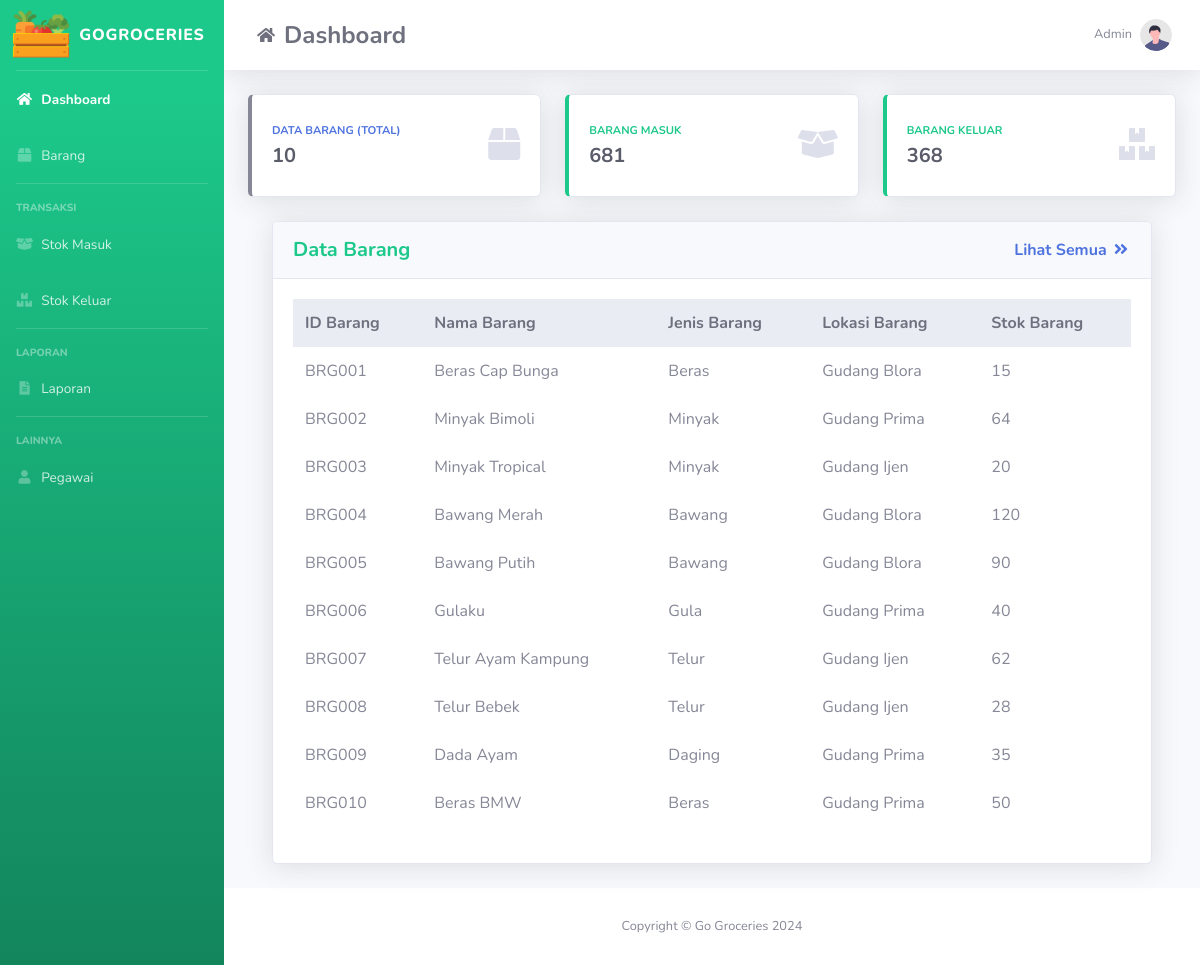
The app's page /, older data.
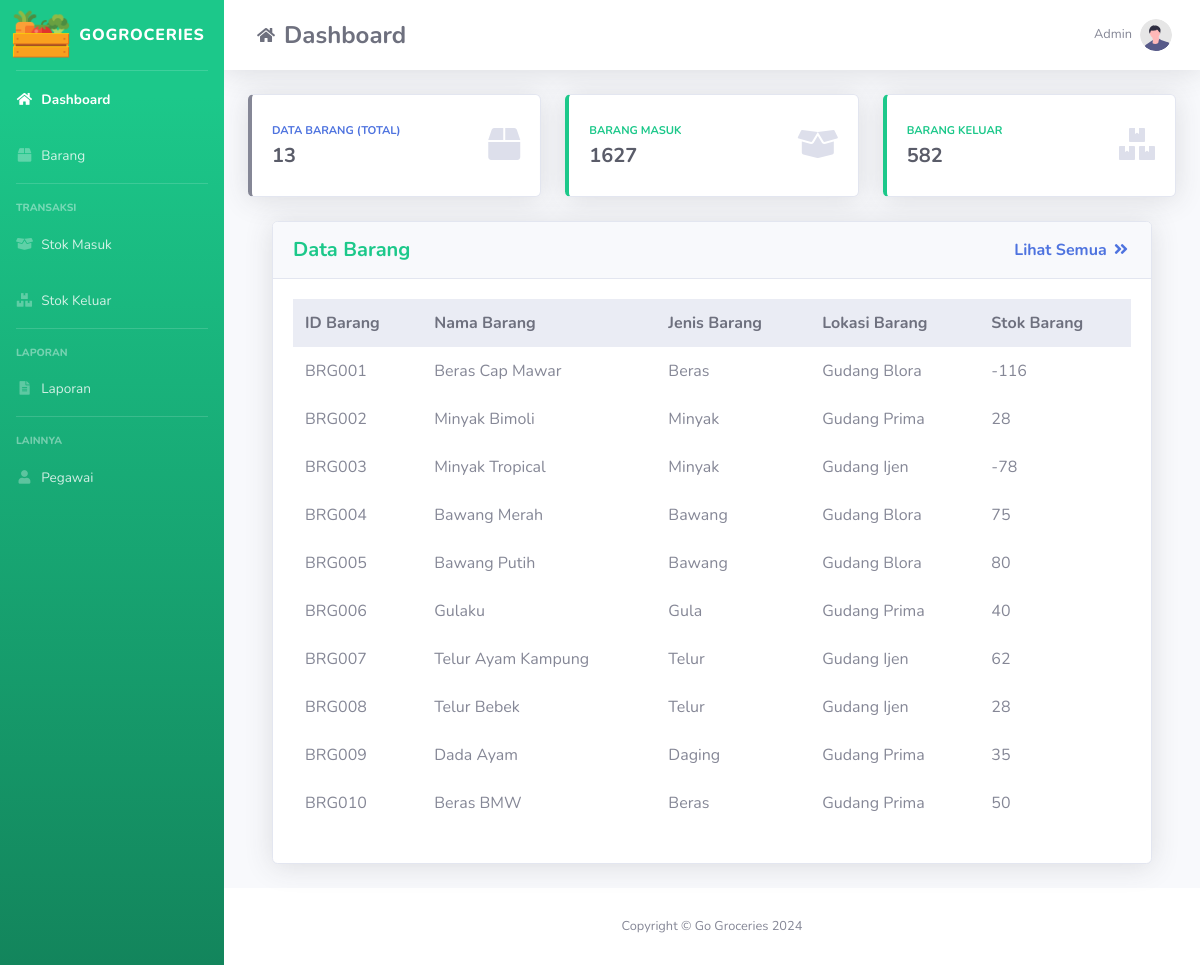
The same page, newer data.
### tables this page shows
CREATE TABLE `barang` (
  `id_barang` varchar(10) NOT NULL,
  `nama_barang` varchar(100) DEFAULT NULL,
  `id_jenisbarang` int(11) DEFAULT NULL,
  `id_lokasi` int(11) DEFAULT NULL,
  `stok` int(11) DEFAULT 0
);

CREATE TABLE `jenis_barang` (
  `id_jenisbarang` int(11) NOT NULL,
  `jenis` varchar(50) NOT NULL
);

CREATE TABLE `lokasi_penyimpanan` (
  `id_lokasi` int(11) NOT NULL,
  `nama_lokasi` varchar(50) NOT NULL
);

### index.php (the view, shortened to what the changed rows need)
<?php
    include "conn/conn.php";
    $query_table = mysqli_query($mysqli, "SELECT id_barang, nama_barang, jenis, nama_lokasi, stok
                                        FROM barang, jenis_barang, lokasi_penyimpanan
                                        WHERE barang.id_jenisbarang = jenis_barang.id_jenisbarang AND
                                        barang.id_lokasi = lokasi_penyimpanan.id_lokasi
                                        ORDER BY barang.id_barang ASC LIMIT 10");
    $query_databarang = mysqli_query($mysqli, "SELECT COUNT(*) AS jumlah FROM barang");
    $temp = mysqli_fetch_assoc($query_databarang);
    $jml_brg = $temp['jumlah'] ?? 0;
    $query_barangmasuk = mysqli_query($mysqli, "SELECT SUM(jumlah_barang) AS total FROM barang_masuk");
    $temp = mysqli_fetch_assoc($query_barangmasuk);
    $brg_msk = $temp['total'] ?? 0;
    $query_barangkeluar = mysqli_query($mysqli, "SELECT SUM(jumlah_barang) AS total FROM barang_keluar");
    $temp = mysqli_fetch_assoc($query_barangkeluar);
    $brg_klr = $temp['total'] ?? 0;
?>
<!DOCTYPE html>
<html lang="en">
<head>
    <link href="assets/vendor/fontawesome-free/css/all.min.css" rel="stylesheet" type="text/css" />
    <link href="assets/css/sb-admin-2.min.css" rel="stylesheet" />
</head>
<body id="page-top">
    <div id="wrapper">
      <div id="content-wrapper" class="d-flex flex-column">
        <div id="content">
          <nav
            class="navbar navbar-expand navbar-light bg-white topbar mb-4 static-top shadow"
          >
            <a class="nav-link d-flex align-items-center" href="index.php" >
                <h1 class="h4 mb-0 text-gray-700 font-weight-bold">Dashboard</h1>
            </a>
          </nav>
                    <div class="container-fluid">
                      <div class="row justify-content-center">
                        <div class="col-xl-4 col-md-6 mb-4">
                          <div class="card border-left-secondary shadow h-100 py-2">
                            <div class="card-body">
                              <div class="row no-gutters align-items-center">
                                <div class="col mr-2">
                                  <div
                                    class="text-xs font-weight-bold text-primary text-uppercase mb-1"
                                  >
                                    Data Barang (Total)
                                  </div>
                                  <div class="h5 mb-0 font-weight-bold text-gray-800">
                                    <?php echo $jml_brg; ?>
                                  </div>
                                </div>
                              </div>
                            </div>
                          </div>
                        </div>
                        <div class="col-xl-4 col-md-6 mb-4">
                          <div class="card border-left-success shadow h-100 py-2">
                            <div class="card-body">
                              <div class="row no-gutters align-items-center">
                                <div class="col mr-2">
                                  <div
                                    class="text-xs font-weight-bold text-success text-uppercase mb-1"
                                  >
                                    Barang Masuk
                                  </div>
                                  <div class="h5 mb-0 font-weight-bold text-gray-800">
                                    <?php echo $brg_msk; ?>
                                  </div>
                                </div>
                              </div>
                            </div>
                          </div>
                        </div>
                        <div class="col-xl-4 col-md-6 mb-4">
                          <div class="card border-left-success shadow h-100 py-2">
                            <div class="card-body">
                              <div class="row no-gutters align-items-center">
                                <div class="col mr-2">
                                  <div class="row no-gutters align-items-center">
                                    <div class="col-auto">
                                      <div
                                        class="h5 mb-0 mr-3 font-weight-bold text-gray-800"
                                      >
                                        <?php echo $brg_klr; ?>
                                      </div>
                                    </div>
                                  </div>
                                </div>
                              </div>
                            </div>
                          </div>
                        </div>
                      </div>
          <div class="container-fluid">
            <div class="card shadow mb-4">
              <div class="card-body">
                <div class="table-responsive">
                  <table
                    class="table table-borderless"
                    width="100%"
                    cellspacing="0"
                  >
                    <thead class="thead-light">
                        <tr>
                            <th>ID Barang</th>
                            <th>Nama Barang</th>
                            <th>Jenis Barang</th>
                            <th>Lokasi Barang</th>
                            <th>Stok Barang</th>
                        </tr>
                    </thead>
                    <tbody>
                        <?php while($result = mysqli_fetch_assoc($query_table)) { ?>
                        <tr>
                            <td><?= $result['id_barang'] ?></td>
                            <td><?= $result['nama_barang'] ?></td>
                            <td><?= $result['jenis'] ?></td>
                            <td><?= $result['nama_lokasi'] ?></td>
                            <td><?= $result['stok'] ?></td>
                        </tr>
                        <?php } ?>
                    </tbody>
                  </table>
                </div>
              </div>
            </div>
          </div>
        </div>
      </div>
    </div>
</body>
</html>

Row changes from the older to the newer data that the page shows:
changed barang "BRG001": nama_barang "Beras Cap Bunga" → "Beras Cap Mawar"; stok "15" → "-116"
changed barang "BRG002": stok "64" → "28"
changed barang "BRG003": stok "20" → "-78"
changed barang "BRG004": stok "120" → "75"
changed barang "BRG005": stok "90" → "80"
Text that changed along with them:
$jml_brg: "10" → "13"
$brg_msk: "681" → "1627"
$brg_klr: "368" → "582"
